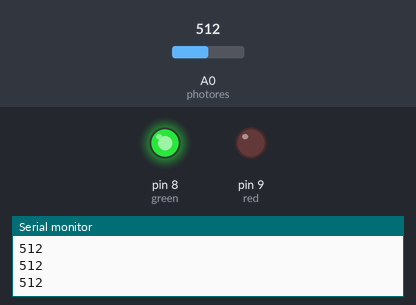
Simulated run of this sketch. Board: Arduino Uno, built with avr-gcc and run on an emulated ATmega328P. On the bench: output pins drawn as LEDs (lit = HIGH), the last lines printed to the serial monitor. Inputs (shaded band) come from the test bench; at power-on: A0 (photores) = 512.

Above: at 1.3 s.
1.4 s: A0 (photores) set to 362
3.2 s: A0 (photores) set to 340
At 5.2 s:
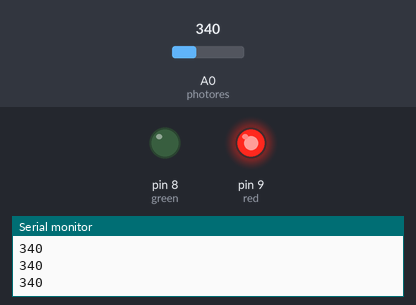
5.5 s: A0 (photores) set to 360
At 6.8 s:
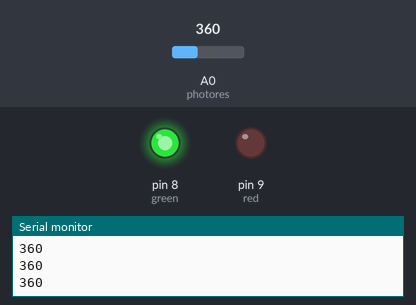
7.5 s: A0 (photores) set to 306
At 8.4 s:
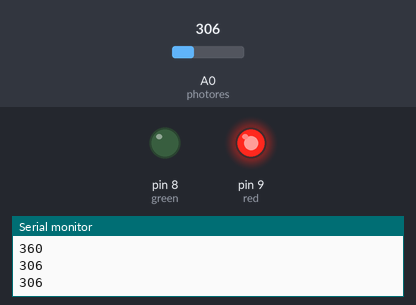
Timing chart, 0 to 10.5 s (numbered marks = the images above; inputs shaded):
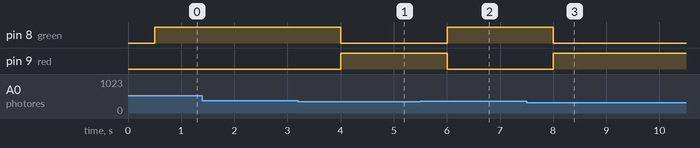

The sketch:

photo-final.ino
```cpp
int photores =A0;
int photoval;
int red=9;
int green=8;


void setup()
{
  pinMode(photores, INPUT);
  Serial.begin(9600);
  pinMode(red,OUTPUT);
  pinMode(green,OUTPUT);
}

void loop()
{
 photoval = analogRead(photores);
  Serial.println(photoval);
  delay(500);
  if(photoval>350){
    digitalWrite(green,HIGH);
    digitalWrite(red,LOW);
  }// i have used 350 as a example value for the analog value we recieve frome the photoresistor the actually value should be experimentally found
  if(photoval<350){
    digitalWrite(green,LOW);
    digitalWrite(red,HIGH);
  }
}
```

Measured:
- the behaviour switches between 350 and 349 on A0 (photores) (found by bisection; images 0 and 1)
- after the input at 3.2 s, pin 8 (green): HIGH → LOW after 0.80 s; pin 9 (red): LOW → HIGH after 0.80 s
- after the input at 5.5 s, pin 8 (green): LOW → HIGH after 0.50 s; pin 9 (red): HIGH → LOW after 0.50 s
- after the input at 7.5 s, pin 8 (green): HIGH → LOW after 0.50 s; pin 9 (red): LOW → HIGH after 0.51 s
